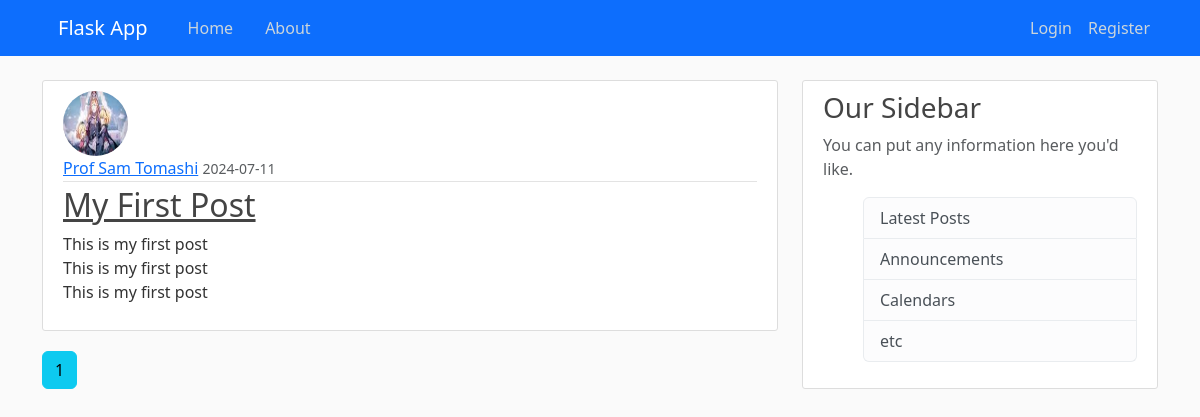
The page /home on the database its author committed.
### server/models.py (models this page shows, shortened)
class Post(db.Model):
    id = db.Column(db.Integer, primary_key=True)
    title = db.Column(db.String(100), nullable=False)
    date_posted = db.Column(db.DateTime, nullable=False, default=datetime.now(tz=timezone.utc))
    content = db.Column(db.Text, nullable=False)
    user_id = db.Column(db.Integer, db.ForeignKey('user.id'), nullable=False)

class User(db.Model, UserMixin):
    id = db.Column(db.Integer, primary_key=True)
    username = db.Column(db.String(20), unique=True, nullable=False)
    email = db.Column(db.String(120), unique=True, nullable=False)
    image_file = db.Column(db.String(20), nullable=False, default="default.jpg")
    password = db.Column(db.String(60), nullable=False)
    posts = db.relationship('Post', backref='author', lazy=True)

### server/routes.py (the view)
@app.route("/")
@app.route("/home")
def home():
    page = request.args.get("page", 1, type=int)
    posts = Post.query.order_by(Post.date_posted.desc()).paginate(page=page, per_page=5)
    return render_template('home.html', posts=posts)

### server/templates/home.html
{% extends "layout.html" %}
{% block content %}
    {% for post in posts.items %}
        <article class="media content-section">
        <img class="rounded-circle article-img" src="{{ url_for('static', filename='profile_pics/' + post.author.image_file) }}">
        <div class="media-body">
            <div class="article-metadata">
            <a class="mr-2" href="{{ url_for("user_posts", username=post.author.username) }}">{{ post.author.username }}</a>
            <small class="text-muted">{{ post.date_posted.strftime('%Y-%m-%d') }}</small>
            </div>
            <h2><a class="article-title" href="{{ url_for('post', post_id=post.id) }}">{{ post.title }}</a></h2>
            <p class="article-content">{{ post.content }}</p>
        </div>
        </article>
    {% endfor %}
    {% for page_num in posts.iter_pages(left_edge=1, right_edge=1, left_current=1, right_current=2) %}
        {% if page_num %}
            {% if posts.page == page_num %}
                <a class="btn btn-info mb-4" href="{{ url_for("home", page=page_num) }}">{{ page_num }}</a>
            {% else %}
                <a class="btn btn-outline-info mb-4" href="{{ url_for("home", page=page_num) }}">{{ page_num }}</a>
            {% endif %}
        {% else %}
            ...
        {% endif %}
    {% endfor %}
{% endblock content %}

### server/static/main.css (style rules this page uses)
body { background: #fafafa; color: #333333; margin-top: 5rem; }
h1, h2, h3, h4, h5, h6 { color: #444444; }
.content-section { background: #ffffff; padding: 10px 20px; border: 1px solid #dddddd; border-radius: 3px; margin-bottom: 20px; }
.article-title { color: #444444; }
.article-content { white-space: pre-line; }
.article-img { height: 65px; width: 65px; margin-right: 16px; }
.article-metadata { padding-bottom: 1px; margin-bottom: 4px; border-bottom: 1px solid #e3e3e3 }

### rows shown on the page
Post: image_file (picture), author.username "Prof Sam Tomashi", date_posted "2024-07-11", title "My First Post", content "This is my first post This is my first post This is my first post"

### other values the page prints
{{ page_num }} "1"
